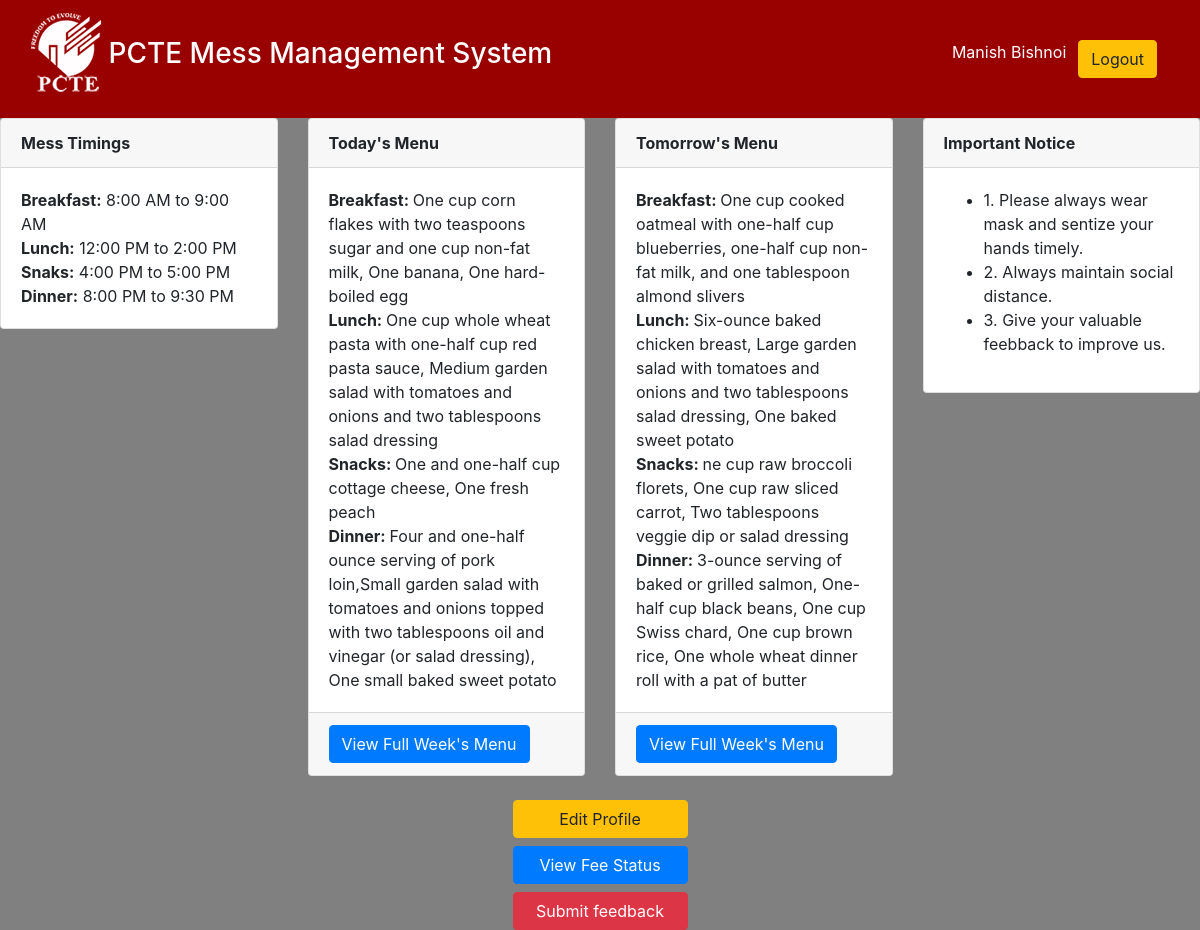
Screenshot of /user_dashboard.php (signed in) with the database file from the repository.
### tables this page shows
CREATE TABLE `menu` (
  `sno` int(11) NOT NULL,
  `day` varchar(100) NOT NULL,
  `meal1` varchar(250) NOT NULL,
  `meal2` varchar(250) NOT NULL,
  `meal3` varchar(250) NOT NULL,
  `meal4` varchar(250) NOT NULL
);

### user_dashboard.php (the view, shortened to what this page needs)
<?php
  include('includes/header.php');
  if(isset($_SESSION['email'])){
    include('includes/connection.php');
?>
<!DOCTYPE html>
<html lang="en" dir="ltr">
  <head>
  </head>
  <body style="background:gray;">
    <div class="row">
      <div class="col-md-3">
        <div class="card">
          <div class="card-header">
            <b>Mess Timings</b>
          </div>
          <div class="card-body">
            <b>Breakfast:</b> 8:00 AM to 9:00 AM <br>
            <b>Lunch:</b> 12:00 PM to 2:00 PM <br>
            <b>Snaks:</b> 4:00 PM to 5:00 PM <br>
            <b>Dinner:</b> 8:00 PM to 9:30 PM
          </div>
        </div>
      </div>
      <div class="col-md-3">
        <div class="card">
          <div class="card-header">
            <b>Today's Menu</b>
          </div>
          <div class="card-body">
            <?php
              $today = date("l");
              $query = "select * from menu where day='$today'";
              $query_run = mysqli_query($connection,$query);
              while($row = mysqli_fetch_assoc($query_run)){
            ?>
              <b>Breakfast: </b> <?php echo $row['meal1']; ?> <br>
              <b>Lunch: </b> <?php echo $row['meal2']; ?> <br>
              <b>Snacks: </b> <?php echo $row['meal3']; ?> <br>
              <b>Dinner: </b> <?php echo $row['meal4']; ?>
            <?php } ?>
          </div>
          <div class="card-footer">
            <button type="button" class="btn btn-primary" data-toggle="modal" data-target="#meal_modal">View Full Week's Menu</button>
          </div>
        </div>
      </div>
      <div class="col-md-3">
        <div class="card">
          <div class="card-header">
            <b>Tomorrow's Menu</b>
          </div>
          <div class="card-body">
            <?php
              $today = date("l",strtotime('+1 day'));
              $query = "select * from menu where day='$today'";
              $query_run = mysqli_query($connection,$query);
              while($row = mysqli_fetch_assoc($query_run)){
            ?>
              <b>Breakfast: </b> <?php echo $row['meal1']; ?> <br>
              <b>Lunch: </b> <?php echo $row['meal2']; ?> <br>
              <b>Snacks: </b> <?php echo $row['meal3']; ?> <br>
              <b>Dinner: </b> <?php echo $row['meal4']; ?>
            <?php } ?>
          </div>
          <div class="card-footer">
            <button type="button" class="btn btn-primary" data-toggle="modal" data-target="#meal_modal">View Full Week's Menu</button>
          </div>
        </div>
      </div>
      <div class="col-md-3">
        <div class="card">
          <div class="card-header">
            <b>Important Notice</b>
          </div>
          <div class="card-body">
            <ul>
              <marquee direction="up" scrollamount="2"><li><a>1. Please always wear mask and sentize your hands timely.</a></li>
              <li><a>2. Always maintain social distance.</a></li>
              <li><a>3. Give your valuable feebback to improve us.</a></li></marquee>
            </ul>
          </div>
        </div>
      </div>
    </div> <br>
    <div class="row">
      <div class="col-md-2 m-auto">
        <a href="edit_profile.php" type="button" class="btn btn-block btn-warning">Edit Profile</a>
        <button type="button" class="btn btn-primary btn-block" data-toggle="modal" data-target="#fee_status_modal">View Fee Status</button>
        <a href="feedback.php" type="button" class="btn btn-block btn-danger">Submit feedback</a>
      </div>
    </div>
</body>
</html>
<?php }
else{
  header('location:index.php');
}

### includes/header.php (shortened to what this page needs)
<html>
<head>
	<link rel="stylesheet" type="text/css" href="bootstrap/css/bootstrap.min.css">
    <link rel="stylesheet" href="css/styles.css">
</head>
<body>
	<nav class="navbar navbar-expand-lg" style="background-color:#990000;">
		<div class="container-fluid">
			<a class="navbar-brand" href="index.php"><h3 style="color:white;"><img src="./images/PCTE-LOGO1.png" alt="Pcte Logo"> PCTE Mess Management System</h3></a>
		    <ul class="nav navbar-nav navbar-center">
					<li><span style="color:white;"><?php echo $_SESSION['fname'] . " ". $_SESSION['lname'];?></span></li>
					<li class="nav-item">
		        <a type="button" href="logout.php" class="btn btn btn-warning" id="admin_login_button">Logout</a>
		      </li>
		    </ul>
		</div>
	</nav>
</body>
</html>

### css/styles.css (style rules this page uses)
#login_button, #register_button, #admin_login_button { margin-left: 12px; margin-right: 12px; }

### rows the page displays
menu: meal1 "One cup corn flakes with two teaspoons sugar and one cup non-fat milk, One banana, One hard-boiled egg", meal2 "One cup whole wheat pasta with one-half cup red pasta sauce, Medium garden salad with tomatoes and onions and two tablespoons salad dressing", meal3 "One and one-half cup cottage cheese, One fresh peach", meal4 "Four and one-half ounce serving of pork loin,Small garden salad with tomatoes and onions topped with two tablespoons oil and vinegar (or salad dressing), One small baked sweet potato"
menu: meal1 "One cup cooked oatmeal with one-half cup blueberries, one-half cup non-fat milk, and one tablespoon almond slivers", meal2 "Six-ounce baked chicken breast, Large garden salad with tomatoes and onions and two tablespoons salad dressing, One baked sweet potato", meal3 "ne cup raw broccoli florets, One cup raw sliced carrot, Two tablespoons veggie dip or salad dressing", meal4 "3-ounce serving of baked or grilled salmon, One-half cup black beans, One cup Swiss chard, One cup brown rice, One whole wheat dinner roll with a pat of butter"

### other values shown
$_SESSION['fname'] "Manish"
$_SESSION['lname'] "Bishnoi"
